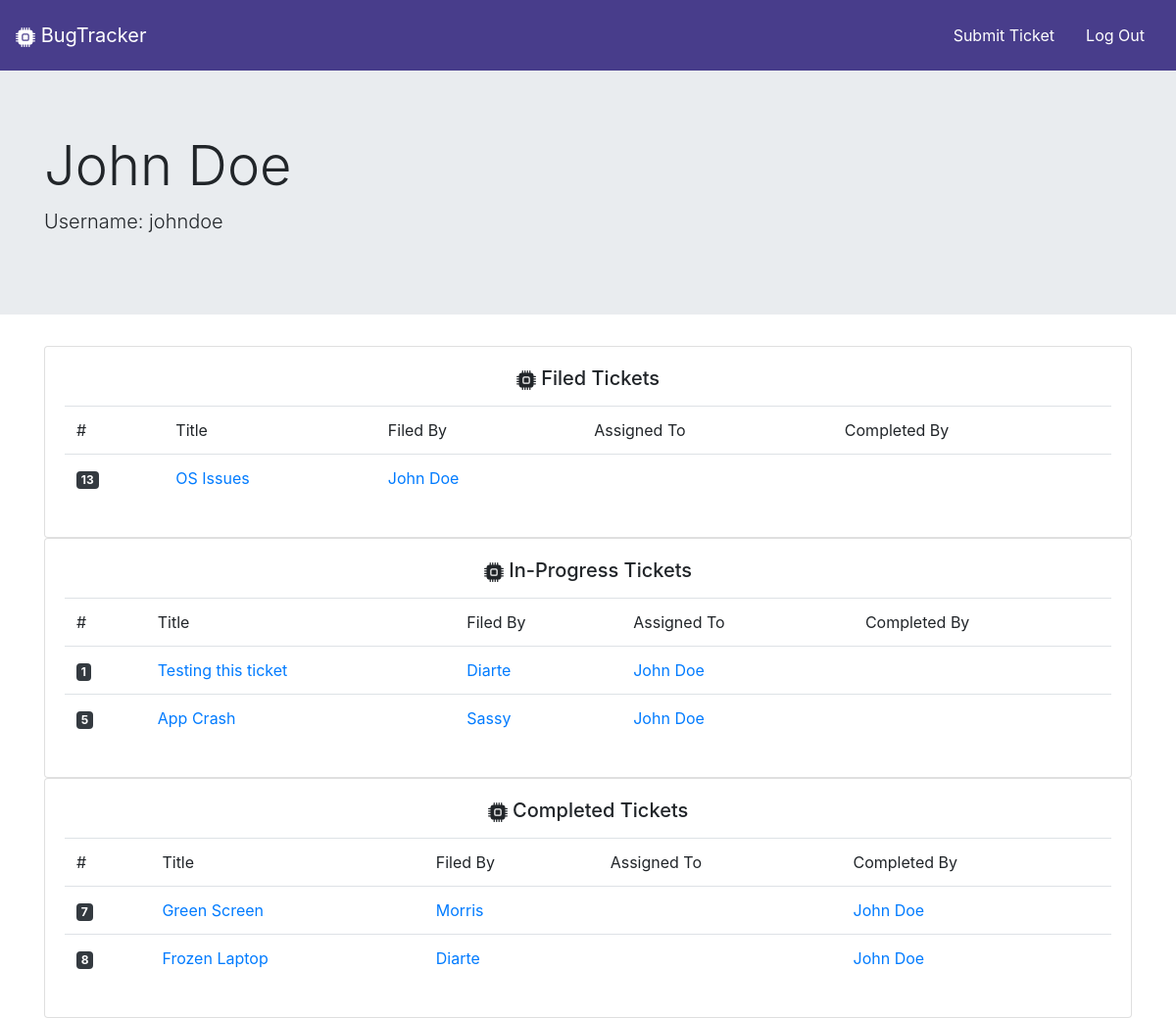
Screenshot of /user/7/ (signed in) with the database file from the repository.
### myusers/models.py (models this page shows)
class CustomUser(AbstractUser):
    display_name = models.CharField(max_length=100)
    bio = models.TextField(null=True, blank=True)
    def __str__(self):
        return self.display_name

### trackerapp/models.py (models this page shows, shortened)
class BugTicket(models.Model):
    NEW = 'New'
    IN_PROGRESS = 'In Progress'
    DONE = 'Done'
    INVALID = 'Invalid'
    TICKET_STATUS_CHOICES = [
        (NEW, 'New'),
        (IN_PROGRESS, 'In Progress'),
        (DONE, 'Done'),
        (INVALID, 'Invalid'),
    ]
    title = models.CharField(max_length=150)
    time_filed = models.DateTimeField(default=timezone.now)
    description = models.TextField()
    submitted_by = models.ForeignKey(
        CustomUser, related_name="submitted_by", on_delete=models.CASCADE, null=True, blank=True)
    status = models.CharField(
        max_length=20, choices=TICKET_STATUS_CHOICES, default=NEW)
    assigned_to = models.ForeignKey(
        CustomUser, related_name="assigned_to", on_delete=models.CASCADE, null=True, blank=True)
    completed_by = models.ForeignKey(
        CustomUser, related_name="completed_by", on_delete=models.CASCADE, null=True, blank=True)

### trackerapp/views.py (the view)
# urls.py: path('user/<int:user_id>/', v.user_detail_view, name='user_detail'),
@login_required
def user_detail_view(request, user_id):
    my_user = CustomUser.objects.filter(id=user_id).first()
    user_tickets_submitted = BugTicket.objects.filter(submitted_by=user_id)
    user_tickets_assigned = BugTicket.objects.filter(assigned_to=user_id)
    user_tickets_completed = BugTicket.objects.filter(completed_by=user_id)
    return render(request, 'user_detail.html', {'user': my_user, 'submitted': user_tickets_submitted, 'assigned': user_tickets_assigned, 'finished': user_tickets_completed})

### templates/user_detail.html (shortened to what this page needs)
{% extends 'base.html' %}
{% block content %}
<div class="jumbotron jumbotron-fluid">
  <div class="container">
    <h1 class="display-4">{{ user.display_name }}</h1>
    <p class="lead">Username: {{ user.username }}</p>
  </div>
</div>
<div class="container">
    <div class="card">
        <div class="card-body">
          <h5 class="card-title" style="text-align: center">
                 Filed Tickets</h5>
          <p class="card-text">
            <table class="table list-group-flush table-hover">
            <thead>
                <tr>
                    <td>#</td>
                    <td>Title</td>
                    <td>Filed By</td>
                    <td>Assigned To</td>
                    <td>Completed By</td>
                </tr>
            </thead>
            <tbody>
                {% for file in submitted %}
                    <tr>
                        <td><span class="badge badge-dark">{{ file.id }}</span></td>
                        <td><a href="/ticket/{{file.id}}/">{{ file.title }}</a></td>
                        <td><a href="/user/{{file.submitted_by.id}}/">{{ file.submitted_by }}</a></td>
                        {% if not file.assigned_to %}
                        <td></td>
                        {% else %}
                        <td><a href="/user/{{file.assigned_to.id}}/">{{ file.assigned_to }}</a></td>
                        {% endif %}
                        {% if not file.completed_by %}
                        <td></td>
                        {% else %}
                        <td><a href="/user/{{file.completed_by.id}}/">{{ file.completed_by }}</a></td>
                        {% endif %}
                    </tr>
                {% endfor %}
            </tbody>
        </table>
          </p>
        </div>
      </div>
</div>
<div class="container">
<div class="card">
        <div class="card-body">
          <h5 class="card-title" style="text-align: center">
                 In-Progress Tickets</h5>
          <p class="card-text">
            <table class="table list-group-flush table-hover">
            <thead>
                <tr>
                    <td>#</td>
                    <td>Title</td>
                    <td>Filed By</td>
                    <td>Assigned To</td>
                    <td>Completed By</td>
                </tr>
            </thead>
            <tbody>
                {% for work in assigned %}
                    <tr>
                        <td><span class="badge badge-dark">{{ work.id }}</span></td>
                        <td><a href="/ticket/{{work.id}}/">{{ work.title }}</a></td>
                        <td><a href="/user/{{work.submitted_by.id}}/">{{ work.submitted_by }}</a></td>
                        <td><a href="/user/{{work.assigned_to.id}}/">{{ work.assigned_to }}</a></td>
                        <td></td>
                    </tr>
                {% endfor %}
            </tbody>
        </table>
          </p>
        </div>
      </div>
</div>
<div class="container">
    <div class="card">
        <div class="card-body">
          <h5 class="card-title" style="text-align: center">
                 Completed Tickets</h5>
          <p class="card-text">
            <table class="table list-group-flush table-hover">
            <thead>
                <tr>
                    <td>#</td>
                    <td>Title</td>
                    <td>Filed By</td>
                    <td>Assigned To</td>
                    <td>Completed By</td>
                </tr>
            </thead>
            <tbody>
                {% for done in finished %}
                    <tr>
                        <td><span class="badge badge-dark">{{ done.id }}</span></td>
                        <td><a href="/ticket/{{done.id}}/">{{ done.title }}</a></td>
                        <td><a href="/user/{{done.submitted_by.id}}/">{{ done.submitted_by }}</a></td>
                        <td></td>
                        <td><a href="/user/{{done.completed_by.id}}/">{{ done.completed_by }}</a></td>
                    </tr>
                {% endfor %}
            </tbody>
        </table>
          </p>
        </div>
      </div>
</div>
{% endblock  %}

### rows the page displays
CustomUser: display_name "John Doe", username "johndoe"
BugTicket: id "13", title "OS Issues", submitted_by "John Doe"
BugTicket: id "1", title "Testing this ticket", submitted_by "Diarte", assigned_to "John Doe"
BugTicket: id "5", title "App Crash", submitted_by "Sassy", assigned_to "John Doe"
BugTicket: id "7", title "Green Screen", submitted_by "Morris", completed_by "John Doe"
BugTicket: id "8", title "Frozen Laptop", submitted_by "Diarte", completed_by "John Doe"
